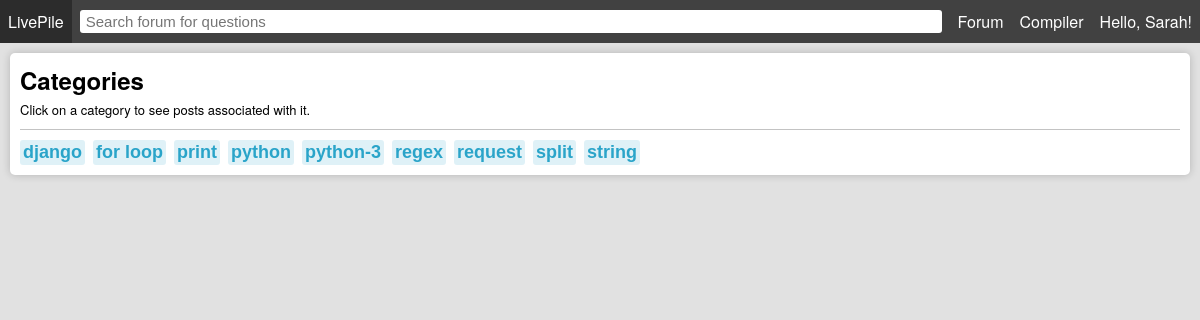
Screenshot of /tags/ (signed in) with the database file from the repository.
### forum/models.py (models this page shows, shortened)
class Profile(models.Model):
    user = models.OneToOneField(User, on_delete=models.CASCADE)
    fname = models.CharField(max_length=255, blank=True)
    lname = models.CharField(max_length=255, blank=True)
    avatar = models.ImageField(default='avatars/default-avatar.png', upload_to='avatars/', validators=[FileExtensionValidator(['png', 'jpg', 'jpeg'])])
    created = models.DateTimeField(auto_now_add=True)

class Tag(models.Model):
    tag = models.CharField(max_length=100)
    def __str__(self):
        return f"{self.tag}"
    class Meta:
        ordering = ('tag',)

### forum/views.py (the view)
# urls.py: path('tags/', views.tags, name='tags'),
def tags(request):
    context = {}
    if request.user.is_authenticated:
        context['my_profile'] = Profile.objects.get(user=request.user)
    tags = Tag.objects.all()
    context['tags'] = tags
    return render(request, 'forum/tags.html', context)

### forum/templates/forum/tags.html (shortened to what this page needs)
{% extends "./index.html" %}
{% block content %}
        <div class="content">
            <div class="box shadow col">
                <h2>Categories</h2>
                <span style="font-size: 13px; margin-top: 3px;">Click on a category to see posts associated with it.</span>
                <div class="divider"></div>
                <div class="row">
                    {% if tags %}
                    {% for tag in tags %}
                    <form class="col" method="post" action="/search/">
                        <input class="tag" style="font-size: 18px; margin-right: 8px;" name="tag" type="submit" value="{{ tag }}" />
                    </form>
                    {% endfor %}
                    {% else %}
                    No tags to show at this time. Create a post with tags to begin!
                    {% endif %}
                </div>
            </div>
        </div>
{% endblock %}

### forum/templates/forum/index.html (shortened to what this page needs)
<!DOCTYPE html>
<html>
    <head>
        <link rel="stylesheet" type="text/css" href="../../static/css/livepile.css">
        <link rel="stylesheet" type="text/css" href="../../static/css/codemirror.css">
        <link rel="stylesheet" type="text/css" href="../../static/css/eclipse.css">
    </head>
    <body>
        <nav>
            <ul>
                <li><a href="/">LivePile</a></li>
                <li style="flex: 1;">
                    <form style="display: flex; flex: 1;" method="post" action="/search/">
                        <input id="search" name="search" type="text" style="flex: 1;" placeholder="Search forum for questions" />
                    </form>
                </li>
                <li><a href="/">Forum</a></li>
                <li><a href="/join/">Compiler</a></li>
                {% if user.is_authenticated %}
                <li class="col dropdown">
                    <a href="{% url 'profile' my_profile.user %}">Hello, {{ my_profile.fname }}!</a>
                </li>
                {% endif %}
            </ul>
        </nav>
        {% block content %} Didn't render content {% endblock %}
    </body>
</html>

### forum/static/css/livepile.css (style rules this page uses)
html, body { height: 100%; margin: 0; }
body { width: 100%; height: 100%; display: flex; flex-direction: column; background-color:#e1e1e1; font-family: 'Helvetica Neue', Helvetica, Arial, sans-serif; }
.content { margin: 5px; height: 100%; }
nav { background-color: #414141; position: sticky; top: 0; z-index: 99; height: fit-content; }
nav ul { margin: 0; padding: 0; list-style: none; display: flex; }
nav ul li { display: flex; align-items: center; }
nav ul li a { padding: 10px 8px; text-decoration: none; color: white; }
nav input[type=text] { margin: auto 8px; border: 0; border-radius: 3px; padding: 3px 6px; font-size: 15px; }
.row { display: flex; flex-direction: row; }
.col { display: flex; flex-direction: column; }
h1, h2, h3, h4 { margin: 0; padding: 0; }
.box { flex: 1; margin: 5px; padding: 10px; border-radius: 5px; background-color: white; }
.shadow { box-shadow: 0 0 8px rgba(0, 0, 0, 0.2); }
.divider { border-top: 1px solid #c3c3c3; margin: 10px 0; }
.tag { background-color: rgba(42, 164, 201, 0.15); width: fit-content; color: #2aa4c9; font-weight: bold; font-size: 14px; padding: 2px 3px; border-radius: 3px; margin-right: 5px; border: 0; }

### rows the page displays
Profile: fname "Sarah"
Tag: tag "django"
Tag: tag "for loop"
Tag: tag "print"
Tag: tag "python"
Tag: tag "python-3"
Tag: tag "regex"
Tag: tag "request"
Tag: tag "split"
Tag: tag "string"
